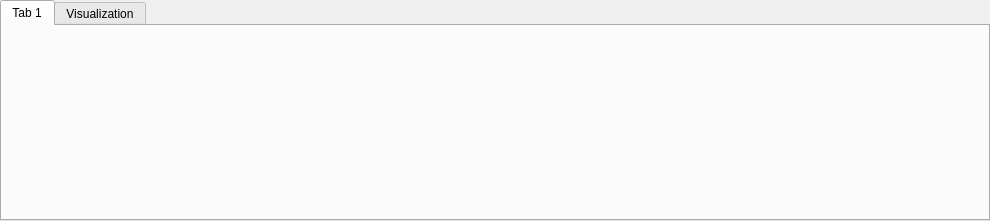
<?xml version="1.0" encoding="UTF-8"?>
<ui version="4.0">
 <class>Qtab</class>
 <widget class="QTabWidget" name="Qtab">
  <property name="geometry">
   <rect>
    <x>0</x>
    <y>0</y>
    <width>990</width>
    <height>221</height>
   </rect>
  </property>
  <property name="windowTitle">
   <string>TabWidget</string>
  </property>
  <property name="currentIndex">
   <number>0</number>
  </property>
  <widget class="QWidget" name="tab1">
   <attribute name="title">
    <string>Tab 1</string>
   </attribute>
  </widget>
  <widget class="QWidget" name="tab2">
   <attribute name="title">
    <string>Visualization</string>
   </attribute>
   <widget class="QGroupBox" name="groupBox">
    <property name="geometry">
     <rect>
      <x>20</x>
      <y>20</y>
      <width>292</width>
      <height>127</height>
     </rect>
    </property>
    <property name="title">
     <string>Mesh Options</string>
    </property>
    <layout class="QVBoxLayout" name="verticalLayout">
     <item>
      <layout class="QHBoxLayout" name="horizontalLayout_2">
       <item>
        <widget class="QCheckBox" name="checkBox">
         <property name="text">
          <string>Show Collision Mesh</string>
         </property>
        </widget>
       </item>
       <item>
        <spacer name="horizontalSpacer">
         <property name="orientation">
          <enum>Qt::Horizontal</enum>
         </property>
         <property name="sizeHint" stdset="0">
          <size>
           <width>40</width>
           <height>20</height>
          </size>
         </property>
        </spacer>
       </item>
      </layout>
     </item>
     <item>
      <layout class="QHBoxLayout" name="horizontalLayout">
       <item>
        <widget class="QCheckBox" name="checkBox_2">
         <property name="text">
          <string>Render using Collision Mesh</string>
         </property>
        </widget>
       </item>
       <item>
        <spacer name="horizontalSpacer_2">
         <property name="orientation">
          <enum>Qt::Horizontal</enum>
         </property>
         <property name="sizeHint" stdset="0">
          <size>
           <width>40</width>
           <height>20</height>
          </size>
         </property>
        </spacer>
       </item>
      </layout>
     </item>
     <item>
      <spacer name="verticalSpacer">
       <property name="orientation">
        <enum>Qt::Vertical</enum>
       </property>
       <property name="sizeHint" stdset="0">
        <size>
         <width>20</width>
         <height>28</height>
        </size>
       </property>
      </spacer>
     </item>
    </layout>
   </widget>
   <widget class="QGroupBox" name="groupBox_2">
    <property name="geometry">
     <rect>
      <x>340</x>
      <y>20</y>
      <width>312</width>
      <height>120</height>
     </rect>
    </property>
    <property name="title">
     <string>Dynamics Options</string>
    </property>
    <layout class="QVBoxLayout" name="verticalLayout_2">
     <item>
      <layout class="QHBoxLayout" name="horizontalLayout_3">
       <item>
        <widget class="QCheckBox" name="checkBox_3">
         <property name="text">
          <string>Show Contact Forces</string>
         </property>
        </widget>
       </item>
       <item>
        <spacer name="horizontalSpacer_3">
         <property name="orientation">
          <enum>Qt::Horizontal</enum>
         </property>
         <property name="sizeHint" stdset="0">
          <size>
           <width>40</width>
           <height>20</height>
          </size>
         </property>
        </spacer>
       </item>
      </layout>
     </item>
     <item>
      <layout class="QHBoxLayout" name="horizontalLayout_4">
       <item>
        <widget class="QCheckBox" name="checkBox_4">
         <property name="text">
          <string>Show Projected Center of Mass</string>
         </property>
        </widget>
       </item>
       <item>
        <spacer name="horizontalSpacer_4">
         <property name="orientation">
          <enum>Qt::Horizontal</enum>
         </property>
         <property name="sizeHint" stdset="0">
          <size>
           <width>40</width>
           <height>20</height>
          </size>
         </property>
        </spacer>
       </item>
      </layout>
     </item>
     <item>
      <layout class="QHBoxLayout" name="horizontalLayout_5">
       <item>
        <widget class="QCheckBox" name="checkBox_7">
         <property name="text">
          <string>Show Actual Center of Mass</string>
         </property>
        </widget>
       </item>
       <item>
        <spacer name="horizontalSpacer_5">
         <property name="orientation">
          <enum>Qt::Horizontal</enum>
         </property>
         <property name="sizeHint" stdset="0">
          <size>
           <width>40</width>
           <height>20</height>
          </size>
         </property>
        </spacer>
       </item>
      </layout>
     </item>
    </layout>
   </widget>
   <widget class="QGroupBox" name="groupBox_3">
    <property name="geometry">
     <rect>
      <x>680</x>
      <y>20</y>
      <width>266</width>
      <height>90</height>
     </rect>
    </property>
    <property name="title">
     <string>Frame Options</string>
    </property>
    <layout class="QGridLayout" name="gridLayout">
     <item row="0" column="0">
      <layout class="QHBoxLayout" name="horizontalLayout_6">
       <item>
        <widget class="QCheckBox" name="checkBox_5">
         <property name="text">
          <string>Show Joint Axes</string>
         </property>
        </widget>
       </item>
       <item>
        <spacer name="horizontalSpacer_6">
         <property name="orientation">
          <enum>Qt::Horizontal</enum>
         </property>
         <property name="sizeHint" stdset="0">
          <size>
           <width>40</width>
           <height>20</height>
          </size>
         </property>
        </spacer>
       </item>
      </layout>
     </item>
     <item row="1" column="0">
      <layout class="QHBoxLayout" name="horizontalLayout_7">
       <item>
        <widget class="QCheckBox" name="checkBox_6">
         <property name="text">
          <string>Show BodyNode Frames</string>
         </property>
        </widget>
       </item>
       <item>
        <spacer name="horizontalSpacer_7">
         <property name="orientation">
          <enum>Qt::Horizontal</enum>
         </property>
         <property name="sizeHint" stdset="0">
          <size>
           <width>40</width>
           <height>20</height>
          </size>
         </property>
        </spacer>
       </item>
      </layout>
     </item>
    </layout>
   </widget>
  </widget>
 </widget>
 <resources/>
 <connections/>
</ui>
